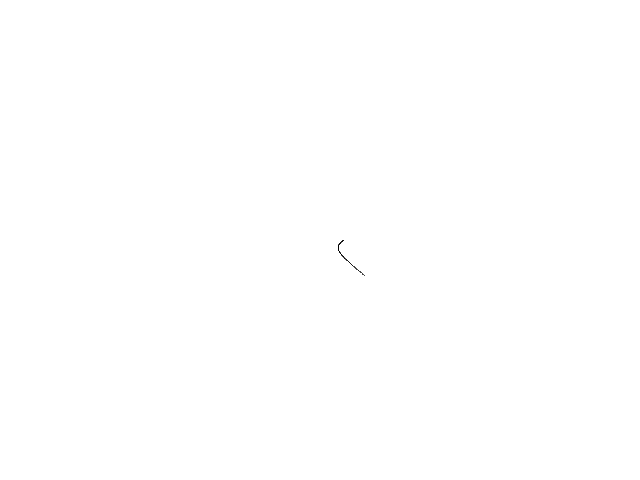
Frame 1 (no input)
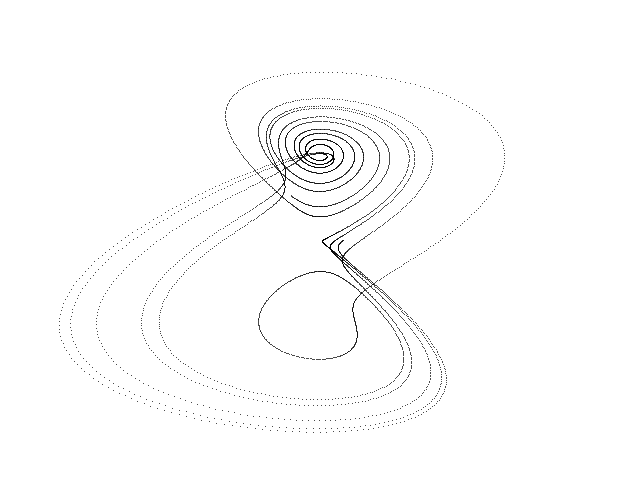
Frame 60 (the mouse pressed at the canvas centre just before this capture)
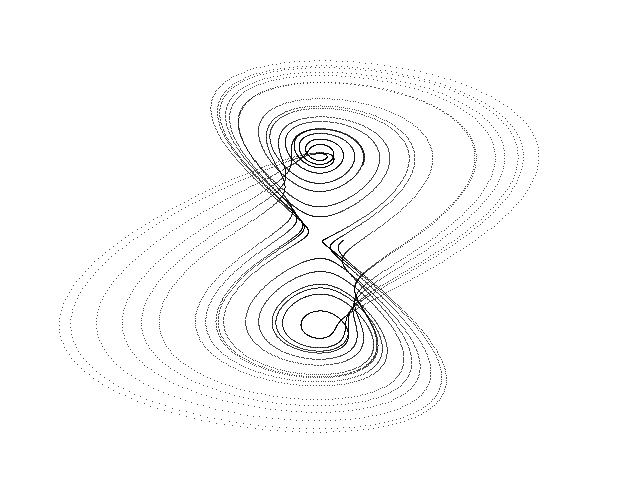
Frame 120 (the mouse held since frame 60 and released just before this capture)

The Processing sketch that drew these frames (run headless with seeded random() and noise(); from frame 60 on, the mouse is pressed at the canvas centre):

// Processing sketch: Rucklidge
// ── Rucklidge.pde
// Rucklidge chaotic attractor //

  float x = 1.0;
  float y = 0.0;
  float z = 0.0;
  float dt = 0.01;
  float a = 6.7;
  float k = 2.0;


void setup() {
  
  size(640, 480);
  background(255);
  
}

void draw() {
  
  for (int i=0; i<100; i++) {
    
    float nx = x;
    float ny = y;
    float nz = z;
        
    x = nx + dt * (- k * nx + a * ny - ny * nz);
    y = ny + dt * (nx);
    z = nz + dt * (- nz + pow(ny, 2.0)); 
  
    point(320 + (24 * x), 240 + (34 * y));
        
  }

}
